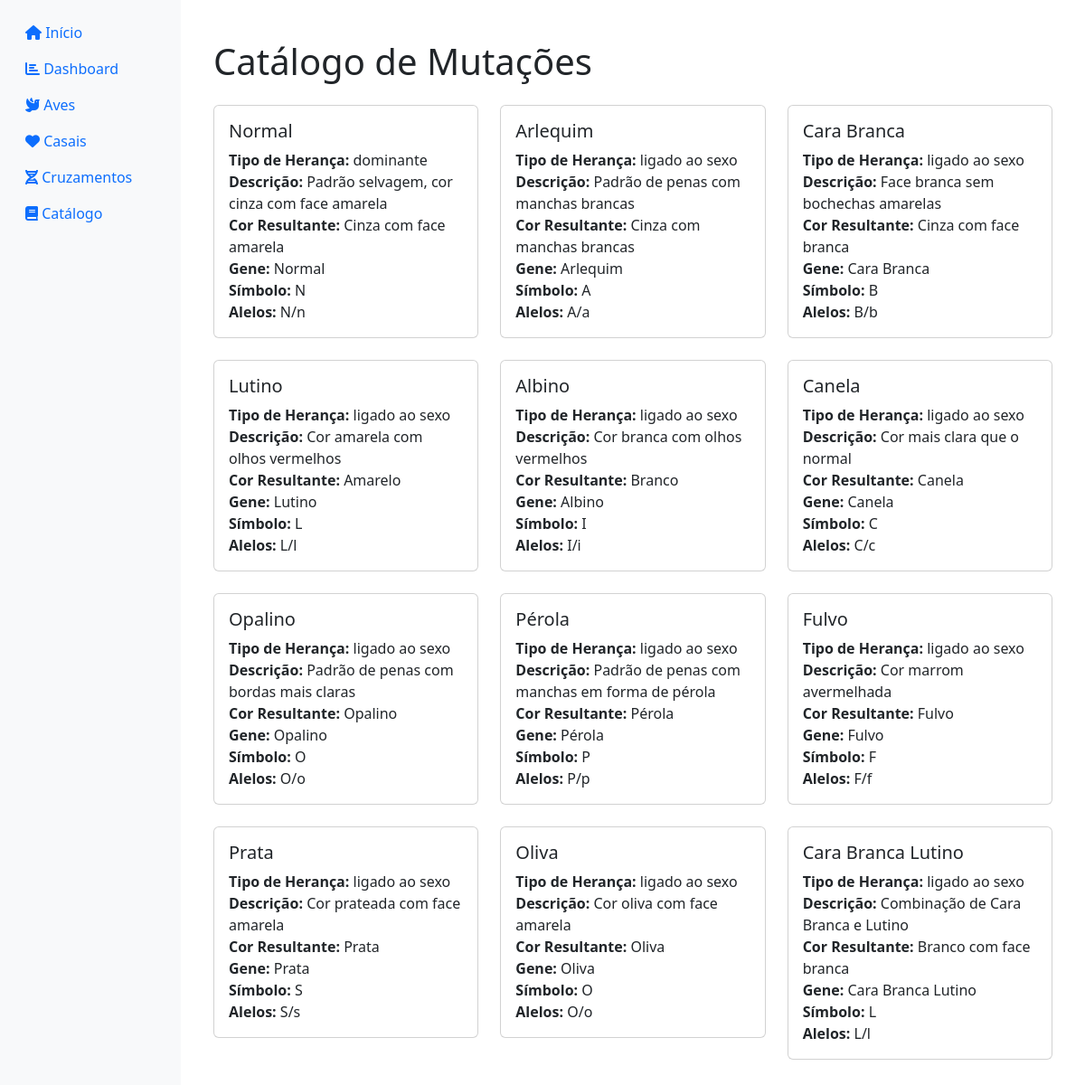
Screenshot of /catalogo/ with the database file from the repository.
### app/models/mutacao.py (models this page shows, shortened)
class Mutacao(BaseModel):
    __tablename__ = 'mutacao'
    nome = db.Column(db.String(50), nullable=False, unique=True)
    tipo_heranca = db.Column(db.String(20), nullable=False)  # dominante, recessivo, ligado ao sexo
    descricao = db.Column(db.Text)
    cor_resultante = db.Column(db.String(100))
    gene = db.Column(db.String(50))  # Nome do gene
    simbolo = db.Column(db.String(10))  # Símbolo usado em genética
    alelo_dominante = db.Column(db.String(10))  # Ex: "A"
    alelo_recessivo = db.Column(db.String(10))  # Ex: "a"
    ativo = db.Column(db.Boolean, default=True)
    __table_args__ = (
        CheckConstraint(
            "tipo_heranca IN ('dominante', 'recessivo', 'ligado ao sexo')",
            name='check_tipo_heranca_valido'
        ),
        CheckConstraint(
            "simbolo GLOB '[A-Za-z]'",
            name='check_simbolo_valido'
        ),
        CheckConstraint(
            "alelo_dominante GLOB '[A-Z]'",
            name='check_alelo_dominante_valido'
        ),
        CheckConstraint(
            "alelo_recessivo GLOB '[a-z]'",
            name='check_alelo_recessivo_valido'
        ),
    )
    mutacoes_compativeis = db.relationship(
        'Mutacao',
        secondary='mutacao_compativel',
        primaryjoin='Mutacao.id==mutacao_compativel.c.mutacao_id',
        secondaryjoin='Mutacao.id==mutacao_compativel.c.compativel_id',
        backref=db.backref('compativel_com', lazy='dynamic')
    )

### app/routes/catalogo.py (the view)
@catalogo.route('/')
def index():
    mutacoes = Mutacao.query.all()
    return render_template('catalogo/index.html', title='Catálogo', mutacoes=mutacoes)

### app/templates/catalogo/index.html (shortened to what this page needs)
{% extends "base.html" %}
{% block content %}
<div class="container mt-4">
    <h1 class="mb-4">Catálogo de Mutações</h1>
    <div class="row">
        {% for mutacao in mutacoes %}
        <div class="col-md-4 mb-4">
            <div class="card">
                <div class="card-body">
                    <h5 class="card-title">{{ mutacao.nome }}</h5>
                    <p class="card-text">
                        <strong>Tipo de Herança:</strong> {{ mutacao.tipo_heranca }}<br>
                        <strong>Descrição:</strong> {{ mutacao.descricao }}<br>
                        <strong>Cor Resultante:</strong> {{ mutacao.cor_resultante }}<br>
                        <strong>Gene:</strong> {{ mutacao.gene }}<br>
                        <strong>Símbolo:</strong> {{ mutacao.simbolo }}<br>
                        <strong>Alelos:</strong> {{ mutacao.alelo_dominante }}/{{ mutacao.alelo_recessivo }}
                    </p>
                </div>
            </div>
        </div>
        {% endfor %}
    </div>
</div>
{% endblock %}

### app/templates/base.html (shortened to what this page needs)
<!DOCTYPE html>
<html lang="pt-BR">
<head>
    <link href="https://cdn.jsdelivr.net/npm/bootstrap@5.3.0/dist/css/bootstrap.min.css" rel="stylesheet">
    <link href="https://cdnjs.cloudflare.com/ajax/libs/font-awesome/6.0.0/css/all.min.css" rel="stylesheet">
</head>
<body>
    <div class="container-fluid">
        <div class="row">
            <nav class="col-md-3 col-lg-2 d-md-block sidebar collapse">
                <div class="position-sticky pt-3">
                    <ul class="nav flex-column">
                        <li class="nav-item">
                            <a class="nav-link" href="{{ url_for('main.index') }}">
                                <i class="fas fa-home"></i> Início
                            </a>
                        </li>
                        <li class="nav-item">
                            <a class="nav-link" href="{{ url_for('main.dashboard') }}">
                                <i class="fas fa-chart-bar"></i> Dashboard
                            </a>
                        </li>
                        <li class="nav-item">
                            <a class="nav-link" href="{{ url_for('aves.index') }}">
                                <i class="fas fa-dove"></i> Aves
                            </a>
                        </li>
                        <li class="nav-item">
                            <a class="nav-link" href="{{ url_for('casais.index') }}">
                                <i class="fas fa-heart"></i> Casais
                            </a>
                        </li>
                        <li class="nav-item">
                            <a class="nav-link" href="{{ url_for('cruzamentos.index') }}">
                                <i class="fas fa-dna"></i> Cruzamentos
                            </a>
                        </li>
                        <li class="nav-item">
                            <a class="nav-link" href="{{ url_for('catalogo.index') }}">
                                <i class="fas fa-book"></i> Catálogo
                            </a>
                        </li>
                    </ul>
                </div>
            </nav>
            <main class="col-md-9 ms-sm-auto col-lg-10 px-md-4 content">
                {% block content %}{% endblock %}
            </main>
        </div>
    </div>
</body>
</html>

### app/templates/base.html (style rules this page uses)
.sidebar { min-height: 100vh; background-color: #f8f9fa; }
.content { padding: 20px; }

### rows the page displays
Mutacao: nome "Normal", tipo_heranca "dominante", descricao "Padrão selvagem, cor cinza com face amarela", cor_resultante "Cinza com face amarela", gene "Normal", simbolo "N", alelo_dominante "N", alelo_recessivo "n"
Mutacao: nome "Arlequim", tipo_heranca "ligado ao sexo", descricao "Padrão de penas com manchas brancas", cor_resultante "Cinza com manchas brancas", gene "Arlequim", simbolo "A", alelo_dominante "A", alelo_recessivo "a"
Mutacao: nome "Cara Branca", tipo_heranca "ligado ao sexo", descricao "Face branca sem bochechas amarelas", cor_resultante "Cinza com face branca", gene "Cara Branca", simbolo "B", alelo_dominante "B", alelo_recessivo "b"
Mutacao: nome "Lutino", tipo_heranca "ligado ao sexo", descricao "Cor amarela com olhos vermelhos", cor_resultante "Amarelo", gene "Lutino", simbolo "L", alelo_dominante "L", alelo_recessivo "l"
Mutacao: nome "Albino", tipo_heranca "ligado ao sexo", descricao "Cor branca com olhos vermelhos", cor_resultante "Branco", gene "Albino", simbolo "I", alelo_dominante "I", alelo_recessivo "i"
Mutacao: nome "Canela", tipo_heranca "ligado ao sexo", descricao "Cor mais clara que o normal", cor_resultante "Canela", gene "Canela", simbolo "C", alelo_dominante "C", alelo_recessivo "c"
Mutacao: nome "Opalino", tipo_heranca "ligado ao sexo", descricao "Padrão de penas com bordas mais claras", cor_resultante "Opalino", gene "Opalino", simbolo "O", alelo_dominante "O", alelo_recessivo "o"
Mutacao: nome "Pérola", tipo_heranca "ligado ao sexo", descricao "Padrão de penas com manchas em forma de pérola", cor_resultante "Pérola", gene "Pérola", simbolo "P", alelo_dominante "P", alelo_recessivo "p"
Mutacao: nome "Fulvo", tipo_heranca "ligado ao sexo", descricao "Cor marrom avermelhada", cor_resultante "Fulvo", gene "Fulvo", simbolo "F", alelo_dominante "F", alelo_recessivo "f"
Mutacao: nome "Prata", tipo_heranca "ligado ao sexo", descricao "Cor prateada com face amarela", cor_resultante "Prata", gene "Prata", simbolo "S", alelo_dominante "S", alelo_recessivo "s"
Mutacao: nome "Oliva", tipo_heranca "ligado ao sexo", descricao "Cor oliva com face amarela", cor_resultante "Oliva", gene "Oliva", simbolo "O", alelo_dominante "O", alelo_recessivo "o"
Mutacao: nome "Cara Branca Lutino", tipo_heranca "ligado ao sexo", descricao "Combinação de Cara Branca e Lutino", cor_resultante "Branco com face branca", gene "Cara Branca Lutino", simbolo "L", alelo_dominante "L", alelo_recessivo "l"
